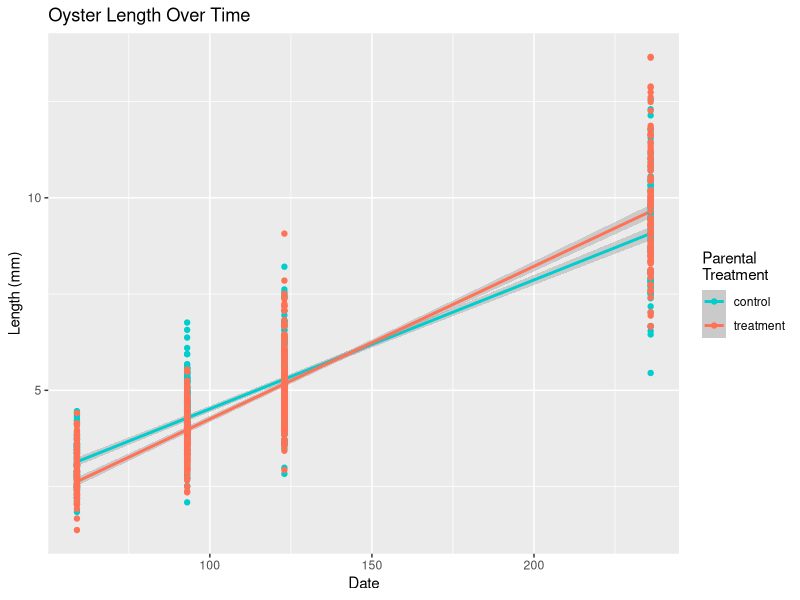
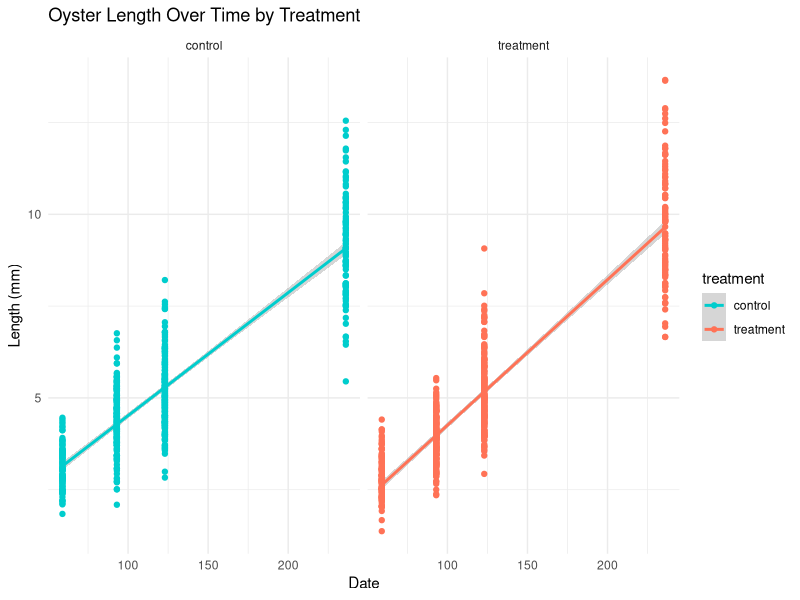
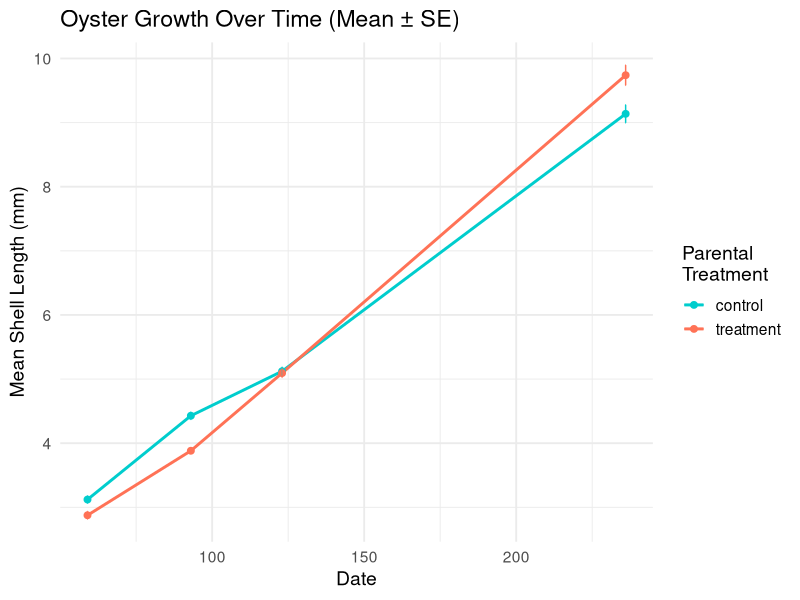
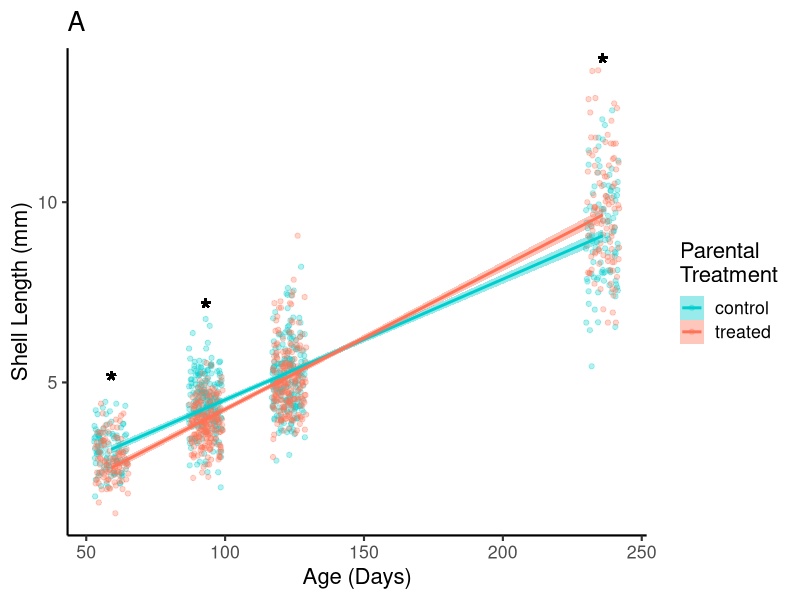
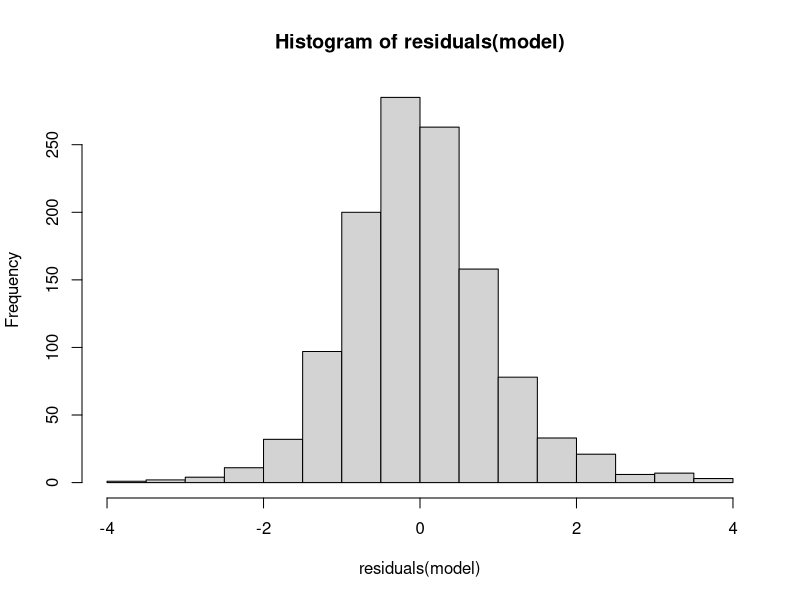
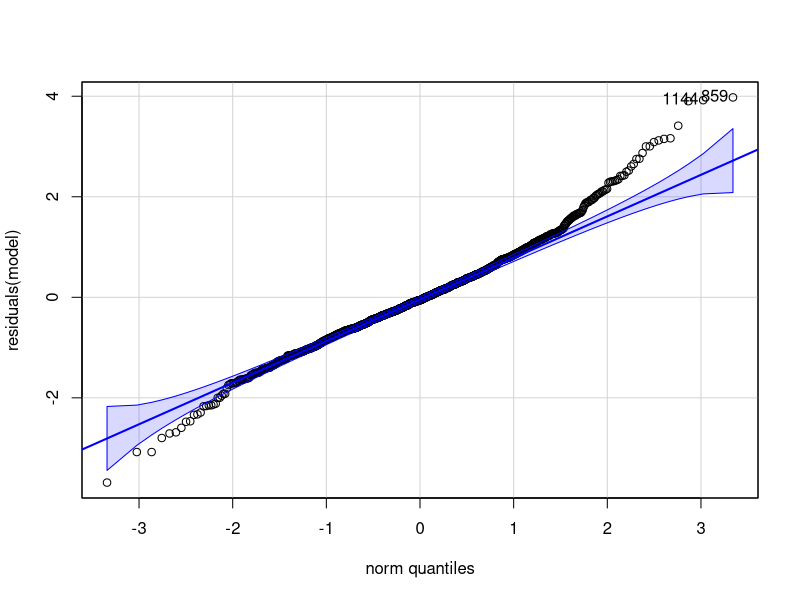
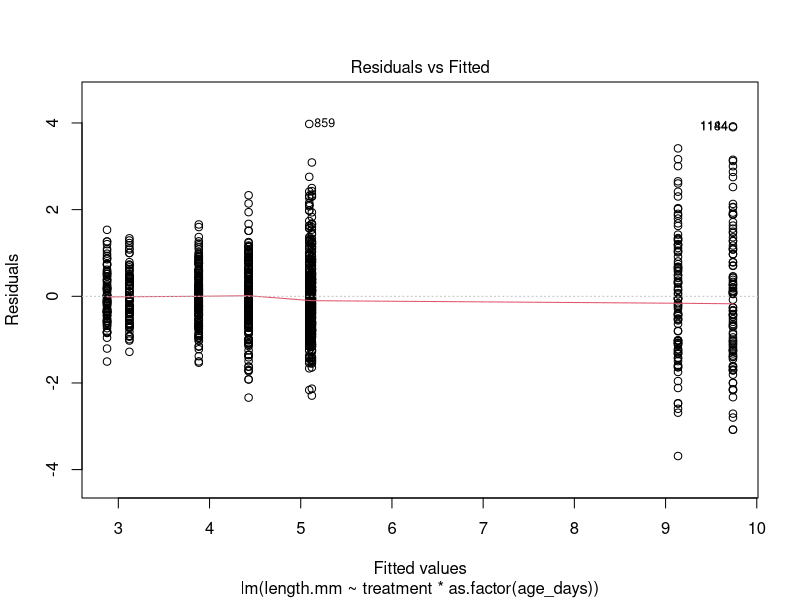
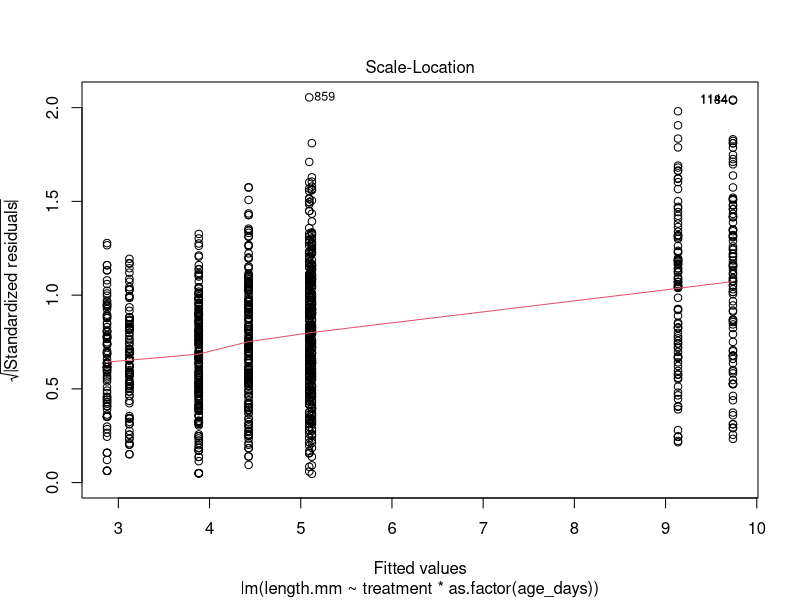

Here is the R script that generated these plots, in order:
## ---- chunk 1
library(MASS) 
library(tidyverse)
library(ggplot2)
library(readxl)
library(cowplot)
library(lme4)
library(lmerTest)
library(car)
library(effects)
library(emmeans)
library(readr)
library(lubridate)
## ---- chunk 2
growth <- read_csv("data/growth/growth.csv", 
                   col_types = cols(oyster.id = col_number(), 
                                    length.mm = col_number(), image.name = col_skip(), 
                                    notes = col_skip()))

head(growth)

unique(levels(as.factor(growth$date)))

growth<-growth%>%
  mutate(age_days=if_else(date=="20241204", 59, 
                          if_else(date=="20250107", 93, 
                                  if_else(date=="20250206", 123, 
                                          if_else(date=="20250530", 236, NA)))))

unique(levels(as.factor(growth$age_days)))
## ---- chunk 3
ggplot(growth, aes(x = age_days, y = length.mm, color = treatment, group = treatment)) +
  geom_smooth(method="lm")+
  geom_point() +
  labs(title = "Oyster Length Over Time",
       x = "Date",
       y = "Length (mm)") +
  scale_color_manual(
    values = c("control" = "cyan3", "treatment" = "coral1"),
    name = "Parental \nTreatment")

## ---- chunk 4
ggplot(growth, aes(x = age_days, y = length.mm, group = treatment, color = treatment)) +
  geom_smooth(method="lm") +
  geom_point() +
  facet_wrap(~ treatment) +
  labs(title = "Oyster Length Over Time by Treatment",
       x = "Date",
       y = "Length (mm)") +
  scale_color_manual(values = c("control" = "cyan3", "treatment" = "coral1")) +
  theme_minimal()

## ---- chunk 5
growth_summary <- growth %>%
  group_by(age_days, treatment) %>%
  summarise(mean_length = mean(length.mm, na.rm = TRUE),
            se = sd(length.mm, na.rm = TRUE)/sqrt(n()), .groups = 'drop')

# Summarize the data: mean and standard error per date and treatment
growth_summary <- growth %>%
  group_by(age_days, treatment) %>%
  summarise(
    mean_length = mean(length.mm, na.rm = TRUE),
    se = sd(length.mm, na.rm = TRUE) / sqrt(n()),
    .groups = "drop"
  );growth_summary

# Plot
ggplot(growth_summary, aes(x = age_days, y = mean_length, color = treatment, group = treatment)) +
  geom_line(size = 1) +
  geom_point(size = 2) +
  geom_errorbar(aes(ymin = mean_length - se, ymax = mean_length + se), width = 0.2) +
  labs(
    title = "Oyster Growth Over Time (Mean ± SE)",
    x = "Date",
    y = "Mean Shell Length (mm)",
    color = "Parental \nTreatment"
  ) +
  scale_color_manual(values = c("control" = "cyan3", "treatment" = "coral1")) +
  theme_minimal(base_size = 14)
## ---- chunk 6
plot1 <-ggplot(growth, aes(x = age_days, y = length.mm, color = treatment, fill=treatment)) +
  geom_point(position=position_jitterdodge(), alpha=0.3)+
  geom_smooth(method = "lm", se = TRUE) +  # Linear model per treatment
  labs(
    title = "A",
    x = "Age (Days)",
    y = "Shell Length (mm)",
    color = "Parental \nTreatment",
    fill = "Parental \nTreatment"
  ) +
  scale_color_manual(values = c("control" = "cyan3", "treatment" = "coral1"), labels=c("control", "treated")) +
  scale_fill_manual(values = c("control" = "cyan3", "treatment" = "coral1"), labels=c("control", "treated")) +
  geom_text(x=93, y=7, label="*", size=8, inherit.aes=FALSE)+
  geom_text(x=59, y=5, label="*", size=8, inherit.aes=FALSE)+
  geom_text(x=236, y=13.8, label="*", size=8, inherit.aes=FALSE)+
  theme_classic(base_size = 16);plot1

ggsave(plot1, filename="figures/growth/growth.png", width=6, height=5)

## ---- chunk 7
head(growth)

model<-lm(length.mm ~ treatment * as.factor(age_days), data=growth)
summary(model)
car::Anova(model, type = "II")

hist(residuals(model))
qqPlot(residuals(model))

plot(model, which = 1)   # Residuals vs fitted
plot(model, which = 3)   # Scale-Location plot

#use a transformation to meet assumptions 

model<-lm(log10(length.mm) ~ treatment * as.factor(age_days), data=growth)
car::Anova(model, type = "II")
qqPlot(residuals(model))

plot(model, which = 1)   # Residuals vs fitted
plot(model, which = 3)   # Scale-Location plot

#assumptions met 
## ---- chunk 8
emm<-emmeans(model, ~treatment|as.factor(age_days))
pairs(emm)
